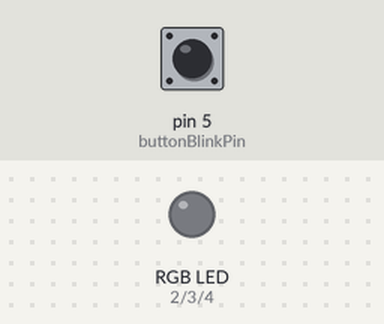
The program below on a simulated Arduino Uno, built with avr-gcc and run on an emulated ATmega328P. Parts: an RGB LED mixed from three pins (HIGH = lit). Dashed ring = blinking. The test bench sets the inputs (shaded band); at power-on: pin 5 (buttonBlinkPin) LOW.

Above: at 1.2 s.
1.3 s: pin 5 (buttonBlinkPin) pulled HIGH for 0.15 s
At 1.8 s:
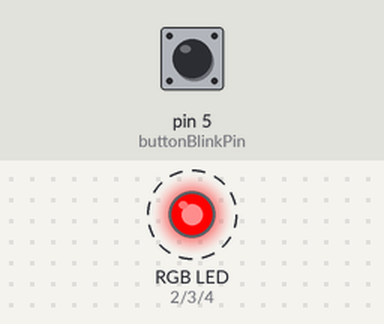
Timing chart, 0 to 7.8 s (numbered marks = the images above; inputs shaded):
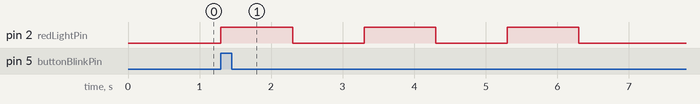

Measured:
- after the input at 1.3 s, pin 2 (redLightPin): alternates HIGH for 1.0 s and LOW for 1.0 s, 6 changes in all, then stays LOW, starting at once

The program:

main.cpp
```cpp
#include <Arduino.h>

const int redLightPin = 2;
const int greenLightPin = 3;
const int blueLightPin = 4;
const int buttonBlinkPin = 5;

int buttonBlinkState = LOW;
int lastButtonBlinkState = LOW;

unsigned long timeNow = 0;

bool isFinished = false;
int count = 0;

class RgbColor
{
public:
  int red = 0, green = 0, blue = 0;

  RgbColor(int redValue = 0, int greenValue = 0, int blueValue = 0)
  {
    red = redValue;
    green = greenValue;
    blue = blueValue;
  }
};

const RgbColor colorOn = RgbColor(255, 0, 0);
const RgbColor colorOff = RgbColor(0, 0, 0);

void apply_RGB_color(RgbColor color)
{
  analogWrite(redLightPin, color.red);
  analogWrite(greenLightPin, color.green);
  analogWrite(blueLightPin, color.blue);
}

void setup()
{
  pinMode(redLightPin, OUTPUT);
  pinMode(greenLightPin, OUTPUT);
  pinMode(blueLightPin, OUTPUT);
  pinMode(buttonBlinkPin, INPUT);

  Serial.begin(9600);
}

void loop()
{
  timeNow = millis();
  buttonBlinkState = digitalRead(buttonBlinkPin);

  if (buttonBlinkState != lastButtonBlinkState)
  {
    if (buttonBlinkState == HIGH)
    {
      isFinished = false;

      while (!isFinished)
      {
        apply_RGB_color(colorOn);
        delay(1000);
        apply_RGB_color(colorOff);
        delay(1000);

        count++;

        if (count == 3)
        {
          isFinished = true;
        }
      }
    }

    while (millis() < timeNow + 50)
    {
      //
    }
  }

  lastButtonBlinkState = buttonBlinkState;
}
```
